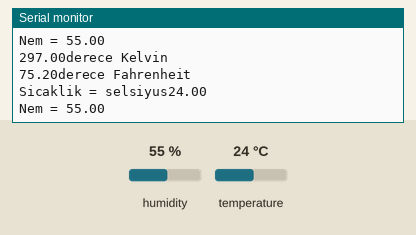
The sketch below on a simulated Arduino Uno, built with avr-gcc and run on an emulated ATmega328P. On the bench: the last lines printed to the serial monitor. The inputs (shaded band) are chosen by the test bench; at power-on: humidity 55 %, temperature 24 °C.

Above: at 3.8 s.
3.9 s: humidity set to 22 %
At 5.6 s:
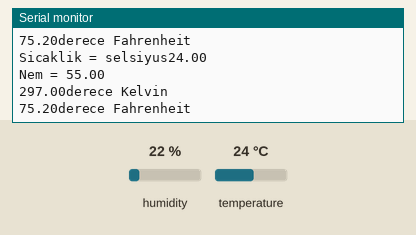
7.8 s: temperature set to 12 °C
At 10.9 s:
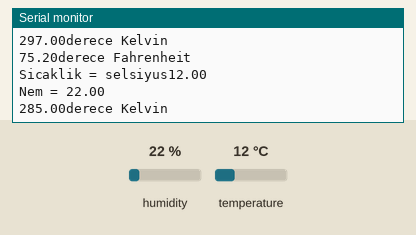
11.7 s: humidity set to 40 %
At 13.9 s:
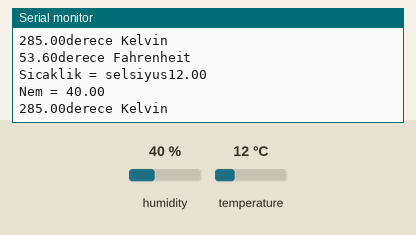
Timing chart, 0 to 15.4 s (numbered marks = the images above; inputs shaded):
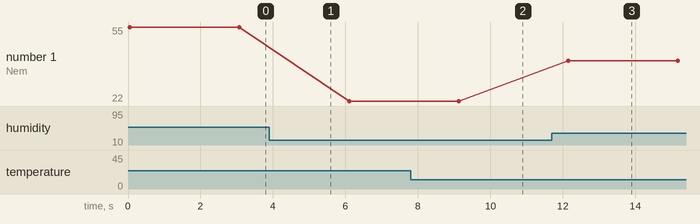

The sketch:

dht11.ino
```cpp
#include <dht.h>

dht DHT;

#define DHT11_PIN 2

void setup(){
  Serial.begin(9600);
}

void loop(){
  int chk = DHT.read11(DHT11_PIN);
  Serial.print("Sicaklik = selsiyus");
  Serial.println(DHT.temperature);
  Serial.print("Nem = ");
  Serial.println(DHT.humidity);
  delay(1000);
  /********************************
   * Sara Akman
   */
  ///////////////////////////////*/
  //kelvine çevirelim
  float kelvin = DHT.temperature+273;
    Serial.print(kelvin);Serial.println("derece Kelvin");
  delay(1000);

   //Fahrenayta çevirme yapalım
  float Fahrenheit = ((DHT.temperature)*9.0/5.0)+32.0;
    Serial.print(Fahrenheit);
    Serial.println("derece Fahrenheit");
  delay(1000);
}
```

Measured:
- after the input at 7.8 s, the serial monitor: prints a new line after 1.3 s (image 2)
- after the input at 11.7 s, the serial monitor: prints a new line after 0.45 s (image 3)
- plotted number 1: 55 → 22 after the input at 3.9 s, 22 → 40 after the input at 11.7 s
